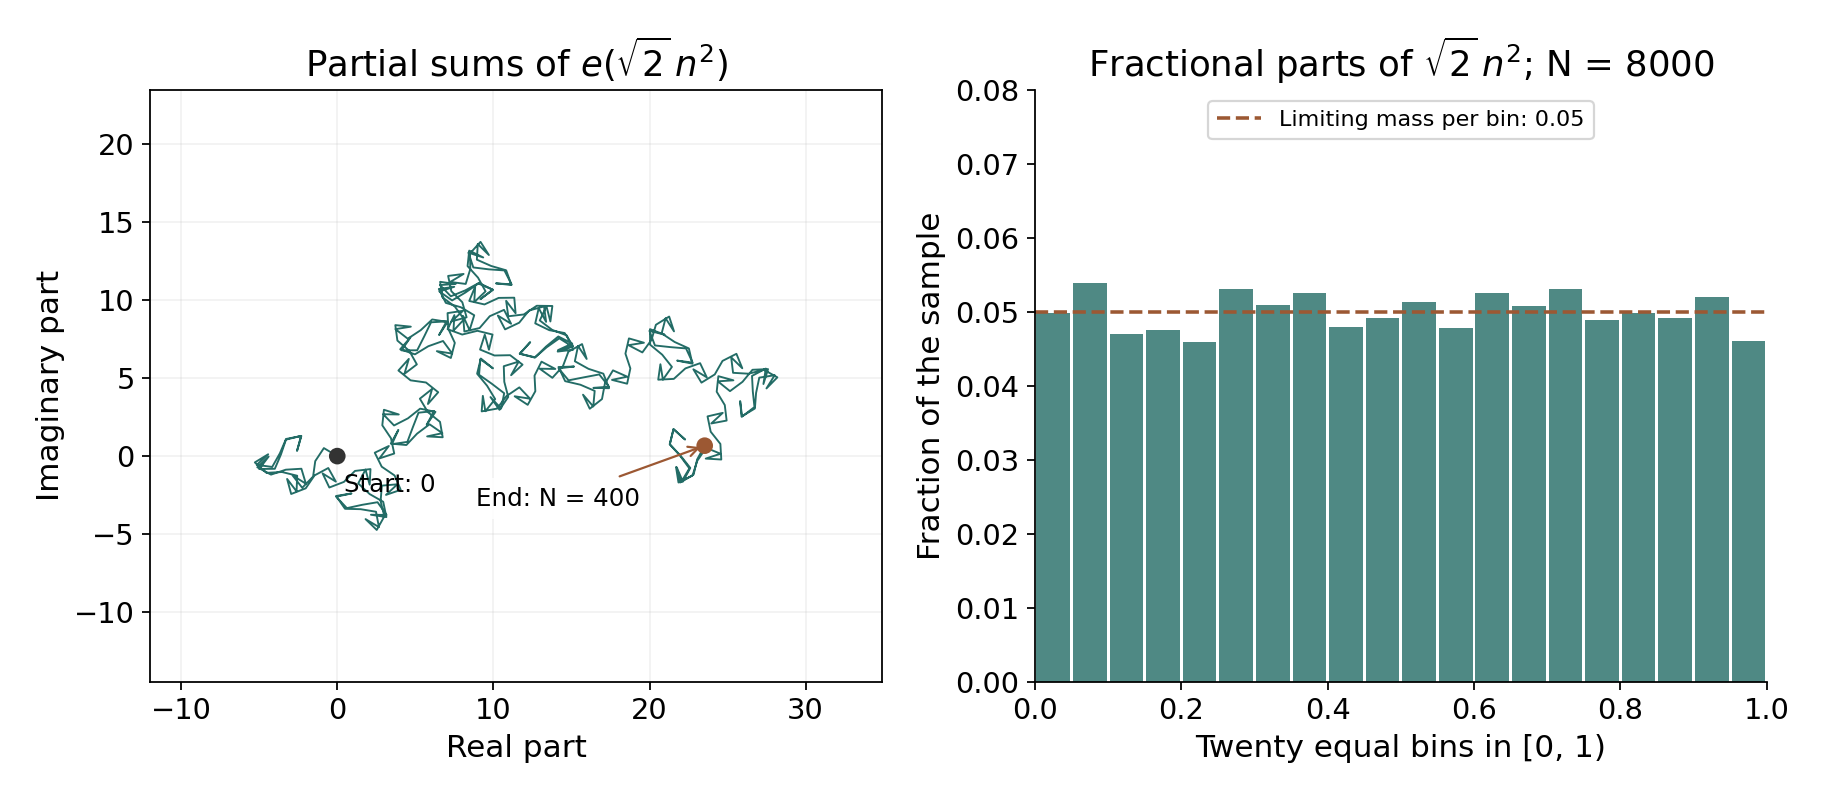

Recreate this plot in Python.
"""Original finite quadratic-phase samples; CC0. No claim of a numerical proof."""
from pathlib import Path
import json
from fractions import Fraction as F
import mpmath as mp
import numpy as np
import matplotlib
matplotlib.use('Agg')
import matplotlib.pyplot as plt
root=Path(__file__).resolve().parents[2]
mp.mp.dps=60;alpha=mp.sqrt(2)
partial=[mp.mpc(0)]
for n in range(1,401):partial.append(partial[-1]+mp.exp(2j*mp.pi*alpha*n*n))
u=[float(mp.frac(alpha*n*n)) for n in range(1,8001)]
counts,edges=np.histogram(u,bins=20,range=(0,1))
plt.rcParams.update({'font.size':13,'axes.titlesize':16,'axes.labelsize':14})
fig,ax=plt.subplots(1,2,figsize=(11.4,5))
ax[0].plot([float(z.real) for z in partial],[float(z.imag) for z in partial],lw=.85,color='#236c66')
ax[0].scatter([0,float(partial[-1].real)],[0,float(partial[-1].imag)],c=['#333333','#9c5833'],s=42,zorder=4)
ax[0].annotate('Start: 0',(0,0),xytext=(3,-16),textcoords='offset points',fontsize=11)
ax[0].annotate('End: N = 400',(float(partial[-1].real),float(partial[-1].imag)),xytext=(-103,-27),textcoords='offset points',fontsize=11,arrowprops={'arrowstyle':'->','color':'#9c5833'},bbox={'facecolor':'white','edgecolor':'none','alpha':.9})
ax[0].set_aspect('equal',adjustable='datalim');ax[0].margins(.2)
ax[0].set_title(r'Partial sums of $e(\sqrt{2}\,n^2)$')
ax[0].set_xlabel('Real part');ax[0].set_ylabel('Imaginary part');ax[0].grid(alpha=.17)
ax[1].bar((edges[:-1]+edges[1:])/2,counts/8000,width=.046,color='#236c66',alpha=.8)
ax[1].axhline(.05,color='#9c5833',ls='--',lw=1.6,label='Limiting mass per bin: 0.05')
ax[1].set_xlim(0,1);ax[1].set_ylim(0,.08)
ax[1].set_title(r'Fractional parts of $\sqrt{2}\,n^2$; N = 8000')
ax[1].set_xlabel('Twenty equal bins in [0, 1)');ax[1].set_ylabel('Fraction of the sample')
ax[1].legend(fontsize=10,loc='upper center');ax[1].spines[['top','right']].set_visible(False)
fig.tight_layout(pad=1.2);fig.savefig(Path(__file__).with_suffix('.png'),dpi=160)
pair=(F(0),F(1));pairs=[pair]
for operation in 'BAAABA':
    k,l=pair
    pair=(l-F(1,2),k+F(1,2)) if operation=='B' else (k/(2*k+2),(k+l+1)/(2*k+2))
    pairs.append(pair)
assert pair==(F(11,82),F(57,82))
eta=sum(pair)/2-F(1,4);assert eta==F(27,164)<F(1,6)
checks=[]
for x in [1000,10000,100000,1000000]:
    m=int(mp.sqrt(x));D=2*sum(x//n for n in range(1,m+1))-m*m
    delta=mp.mpf(D)-x*mp.log(x)-(2*mp.euler-1)*x
    saw=mp.fsum(mp.frac(mp.mpf(x)/n)-mp.mpf('.5') for n in range(1,m+1))
    checks.append({'x':x,'D':D,'error':mp.nstr(delta,24),'error_plus_twice_sawtooth':mp.nstr(delta+2*saw,24),'normalized_error':mp.nstr(delta/(x**(mp.mpf(1)/3)*mp.log(x)),24)})
receipt={'precision':60,'quadratic_alpha':'sqrt(2)','partial_sum_N':400,'partial_sum_real':mp.nstr(partial[-1].real,30),'partial_sum_imag':mp.nstr(partial[-1].imag,30),'partial_sum_modulus':mp.nstr(abs(partial[-1]),30),'histogram_N':8000,'histogram_counts':counts.tolist(),'exponent_pair_operations':'B, A, A, A, B, A','pairs':[[str(k),str(l)] for k,l in pairs],'zeta_exponent':str(eta),'divisor_examples':checks}
(root/'lesson07_numeric.json').write_text(json.dumps(receipt,indent=2)+'\n',encoding='utf-8')
print(json.dumps(receipt,indent=2))
